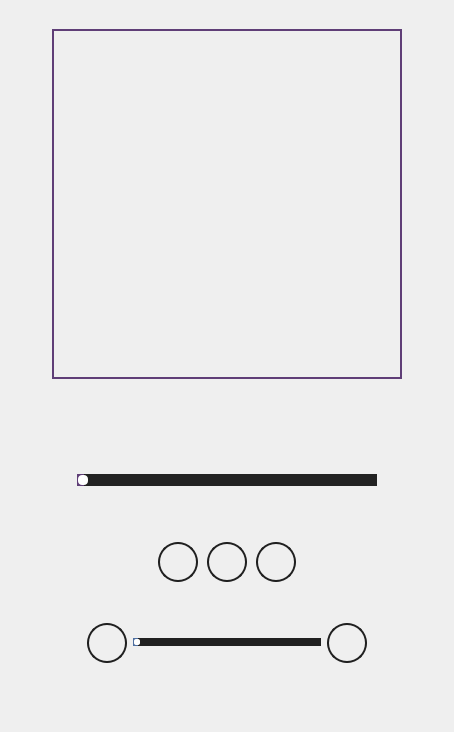
         <widget class="QWidget" name="playerWidget">
          <layout class="QGridLayout" name="gridLayout_7">
           <property name="leftMargin">
            <number>0</number>
           </property>
           <property name="topMargin">
            <number>0</number>
           </property>
           <property name="rightMargin">
            <number>0</number>
           </property>
           <property name="bottomMargin">
            <number>0</number>
           </property>
           <property name="spacing">
            <number>0</number>
           </property>
           <item row="0" column="0">
            <widget class="QFrame" name="framePlayerContainer">
             <property name="styleSheet">
              <string notr="true">QFrame {

	background-color : transparent;

}</string>
             </property>
             <property name="frameShape">
              <enum>QFrame::NoFrame</enum>
             </property>
             <property name="frameShadow">
              <enum>QFrame::Plain</enum>
             </property>
             <property name="lineWidth">
              <number>0</number>
             </property>
             <layout class="QGridLayout" name="gridLayout_5" rowstretch="0,0" columnstretch="0">
              <property name="leftMargin">
               <number>9</number>
              </property>
              <property name="topMargin">
               <number>9</number>
              </property>
              <property name="rightMargin">
               <number>9</number>
              </property>
              <property name="bottomMargin">
               <number>9</number>
              </property>
              <property name="spacing">
               <number>9</number>
              </property>
              <item row="0" column="0">
               <spacer name="verticalSpacer_14">
                <property name="orientation">
                 <enum>Qt::Vertical</enum>
                </property>
                <property name="sizeType">
                 <enum>QSizePolicy::Fixed</enum>
                </property>
                <property name="sizeHint" stdset="0">
                 <size>
                  <width>20</width>
                  <height>10</height>
                 </size>
                </property>
               </spacer>
              </item>
              <item row="1" column="0">
               <widget class="QFrame" name="framePlayer">
                <property name="styleSheet">
                 <string notr="true">QFrame {

	background-color : transparent;

}</string>
                </property>
                <property name="frameShape">
                 <enum>QFrame::NoFrame</enum>
                </property>
                <property name="frameShadow">
                 <enum>QFrame::Plain</enum>
                </property>
                <property name="lineWidth">
                 <number>0</number>
                </property>
                <layout class="QGridLayout" name="gridLayout_9">
                 <property name="leftMargin">
                  <number>0</number>
                 </property>
                 <property name="topMargin">
                  <number>0</number>
                 </property>
                 <property name="rightMargin">
                  <number>0</number>
                 </property>
                 <property name="bottomMargin">
                  <number>0</number>
                 </property>
                 <property name="spacing">
                  <number>0</number>
                 </property>
                 <item row="0" column="0">
                  <widget class="QFrame" name="framePlayerContent">
                   <property name="styleSheet">
                    <string notr="true">QFrame {

	background-color : transparent;

}</string>
                   </property>
                   <property name="frameShape">
                    <enum>QFrame::NoFrame</enum>
                   </property>
                   <property name="frameShadow">
                    <enum>QFrame::Plain</enum>
                   </property>
                   <property name="lineWidth">
                    <number>0</number>
                   </property>
                   <layout class="QGridLayout" name="gridLayout_10">
                    <property name="leftMargin">
                     <number>0</number>
                    </property>
                    <property name="topMargin">
                     <number>0</number>
                    </property>
                    <property name="rightMargin">
                     <number>0</number>
                    </property>
                    <property name="bottomMargin">
                     <number>0</number>
                    </property>
                    <property name="spacing">
                     <number>0</number>
                    </property>
                    <item row="4" column="0" alignment="Qt::AlignHCenter">
                     <widget class="QLabel" name="labelAlbum">
                      <property name="styleSheet">
                       <string notr="true">QLabel {
	font : 80 16pt &quot;Microsoft JhengHei UI&quot; bold;
	color : #FFFFFF;
	border-radius : 0px;
	text-align : left;
	padding-left: 5px;
}

QLabel::hover {
	color : #4F6FA0;
}
</string>
                      </property>
                      <property name="text">
                       <string/>
                      </property>
                     </widget>
                    </item>
                    <item row="6" column="0" alignment="Qt::AlignHCenter">
                     <widget class="QLabel" name="labelArtist">
                      <property name="styleSheet">
                       <string notr="true">QLabel {
	font : 80 13pt &quot;Microsoft JhengHei UI&quot; bold;
	color : #FFFFFF;
	border-radius : 0px;
	text-align : left;
	padding-left: 5px;
}

QLabel::hover {
	color : #4F6FA0;
}
</string>
                      </property>
                      <property name="text">
                       <string/>
                      </property>
                     </widget>
                    </item>
                    <item row="7" column="0">
                     <spacer name="verticalSpacer_2">
                      <property name="orientation">
                       <enum>Qt::Vertical</enum>
                      </property>
                      <property name="sizeType">
                       <enum>QSizePolicy::Fixed</enum>
                      </property>
                      <property name="sizeHint" stdset="0">
                       <size>
                        <width>20</width>
                        <height>20</height>
                       </size>
                      </property>
                     </spacer>
                    </item>
                    <item row="1" column="0" alignment="Qt::AlignHCenter">
                     <widget class="QLabel" name="labelCoverArt">
                      <property name="minimumSize">
                       <size>
                        <width>350</width>
                        <height>350</height>
                       </size>
                      </property>
                      <property name="maximumSize">
                       <size>
                        <width>350</width>
                        <height>350</height>
                       </size>
                      </property>
                      <property name="styleSheet">
                       <string notr="true">QLabel {

	border : 2px solid #5F3E77;

}</string>
                      </property>
                      <property name="text">
                       <string/>
                      </property>
                      <property name="scaledContents">
                       <bool>true</bool>
                      </property>
                     </widget>
                    </item>
                    <item row="8" column="0">
                     <widget class="QFrame" name="framePlayerControl">
                      <property name="styleSheet">
                       <string notr="true">QFrame {

	background-color : transparent;

}</string>
                      </property>
                      <property name="frameShape">
                       <enum>QFrame::StyledPanel</enum>
                      </property>
                      <property name="frameShadow">
                       <enum>QFrame::Raised</enum>
                      </property>
                      <layout class="QGridLayout" name="gridLayout_14">
                       <item row="0" column="2">
                        <widget class="QSlider" name="horizontalSliderTime">
                         <property name="minimumSize">
                          <size>
                           <width>300</width>
                           <height>0</height>
                          </size>
                         </property>
                         <property name="styleSheet">
                          <string notr="true">QSlider::groove:horizontal {
	border: 1px solid #333333;
	height: 10px;
}

QSlider::handle:horizontal {
	width : 10px;
	height : 10px;
	border : 2px;
	border-radius : 4px;
	background-color : #FFFFFF;
}

QSlider::add-page:qlineargradient {
	background: #222222;
	border-top-right-radius: 9px;
	border-bottom-right-radius: 9px;
	border-top-left-radius: 9px;
	border-bottom-left-radius: 9px;
}

QSlider::sub-page:qlineargradient {
	background: #5F3E77;
	border-top-right-radius: 0px;
	border-bottom-right-radius: 0px;
	border-top-left-radius: 9px;
	border-bottom-left-radius: 9px;
}</string>
                         </property>
                         <property name="orientation">
                          <enum>Qt::Horizontal</enum>
                         </property>
                        </widget>
                       </item>
                       <item row="4" column="2">
                        <widget class="QFrame" name="frameVolume">
                         <property name="styleSheet">
                          <string notr="true">QFrame {

	background-color : transparent;

}</string>
                         </property>
                         <property name="frameShape">
                          <enum>QFrame::StyledPanel</enum>
                         </property>
                         <property name="frameShadow">
                          <enum>QFrame::Raised</enum>
                         </property>
                         <layout class="QGridLayout" name="gridLayout_12">
                          <item row="0" column="0">
                           <widget class="QPushButton" name="pushButtonVolume">
                            <property name="minimumSize">
                             <size>
                              <width>40</width>
                              <height>40</height>
                             </size>
                            </property>
                            <property name="maximumSize">
                             <size>
                              <width>40</width>
                              <height>40</height>
                             </size>
                            </property>
                            <property name="styleSheet">
                             <string notr="true">QPushButton {
    color: #333333;
    border: 2px solid #202020;
    border-radius: 20px;
    /*border-style: outset;*/
    padding: 5px;
}

QPushButton:hover {
    background: #202020;
}

QPushButton:pressed {
    border-style: inset;
    background: qradialgradient(
        cx: 0.4, cy: -0.1, fx: 0.4, fy: -0.1,
        radius: 1.35, stop: 0 #fff, stop: 1 #ddd);
}</string>
                            </property>
                            <property name="text">
                             <string/>
                            </property>
                            <property name="icon">
                             <iconset>
                              <normaloff>../img/icons/24x24/cil-volume-high.png</normaloff>../img/icons/24x24/cil-volume-high.png</iconset>
                            </property>
                            <property name="iconSize">
                             <size>
                              <width>24</width>
                              <height>24</height>
                             </size>
                            </property>
                           </widget>
                          </item>
                          <item row="0" column="1">
                           <widget class="QSlider" name="horizontalSliderVolume">
                            <property name="styleSheet">
                             <string notr="true">QSlider::groove:horizontal {
	border: 1px solid #202020;
	height:  6px;
}

QSlider::handle:horizontal {
	width :  6px;
	height : 6px;
	border : 2px;
	border-radius : 2px;
	background-color : #FFFFFF;
}

QSlider::add-page:qlineargradient {
	background: #202020;
	border-top-right-radius: 9px;
	border-bottom-right-radius: 9px;
	border-top-left-radius: 0px;
	border-bottom-left-radius: 0px;
}

QSlider::sub-page:qlineargradient {
	background: #4F6FA0;
	border-top-right-radius: 0px;
	border-bottom-right-radius: 0px;
	border-top-left-radius: 9px;
	border-bottom-left-radius: 9px;
}</string>
                            </property>
                            <property name="orientation">
                             <enum>Qt::Horizontal</enum>
                            </property>
                           </widget>
                          </item>
                          <item row="0" column="2">
                           <widget class="QPushButton" name="pushButtonAddFavorite">
                            <property name="minimumSize">
                             <size>
                              <width>40</width>
                              <height>40</height>
                             </size>
                            </property>
                            <property name="maximumSize">
                             <size>
                              <width>40</width>
                              <height>40</height>
                             </size>
                            </property>
                            <property name="styleSheet">
                             <string notr="true">QPushButton {
    color: #333333;
    border: 2px solid #202020;
    border-radius: 20px;

    padding: 5px;
}

QPushButton:hover {
    background: #202020;
}

QPushButton:pressed {
    border-style: inset;
    background: #AD3F3F;
}</string>
                            </property>
                            <property name="text">
                             <string/>
                            </property>
                            <property name="icon">
                             <iconset>
                              <normaloff>../img/icons/24x24/cil-heart.png</normaloff>../img/icons/24x24/cil-heart.png</iconset>
                            </property>
                            <property name="iconSize">
                             <size>
                              <width>24</width>
                              <height>24</height>
                             </size>
                            </property>
                           </widget>
                          </item>
                         </layout>
                        </widget>
                       </item>
                       <item row="0" column="4">
                        <spacer name="horizontalSpacer_5">
                         <property name="orientation">
                          <enum>Qt::Horizontal</enum>
                         </property>
                         <property name="sizeHint" stdset="0">
                          <size>
                           <width>40</width>
                           <height>20</height>
                          </size>
                         </property>
                        </spacer>
                       </item>
                       <item row="1" column="2">
                        <spacer name="verticalSpacer_3">
                         <property name="orientation">
                          <enum>Qt::Vertical</enum>
                         </property>
                         <property name="sizeType">
                          <enum>QSizePolicy::Fixed</enum>
                         </property>
                         <property name="sizeHint" stdset="0">
                          <size>
                           <width>20</width>
                           <height>40</height>
                          </size>
                         </property>
                        </spacer>
                       </item>
                       <item row="2" column="2">
                        <widget class="QFrame" name="frameControl">
                         <property name="minimumSize">
                          <size>
                           <width>0</width>
                           <height>50</height>
                          </size>
                         </property>
                         <property name="maximumSize">
                          <size>
                           <width>16777215</width>
                           <height>50</height>
                          </size>
                         </property>
                         <property name="styleSheet">
                          <string notr="true">QFrame {

	background-color : transparent;

}</string>
                         </property>
                         <property name="frameShape">
                          <enum>QFrame::StyledPanel</enum>
                         </property>
                         <property name="frameShadow">
                          <enum>QFrame::Raised</enum>
                         </property>
                         <layout class="QGridLayout" name="gridLayout_6">
                          <property name="leftMargin">
                           <number>0</number>
                          </property>
                          <property name="topMargin">
                           <number>0</number>
                          </property>
                          <property name="rightMargin">
                           <number>0</number>
                          </property>
                          <property name="bottomMargin">
                           <number>0</number>
                          </property>
                          <property name="horizontalSpacing">
                           <number>9</number>
                          </property>
                          <property name="verticalSpacing">
                           <number>0</number>
                          </property>
                          <item row="0" column="5">
                           <spacer name="horizontalSpacer_3">
                            <property name="orientation">
                             <enum>Qt::Horizontal</enum>
                            </property>
                            <property name="sizeHint" stdset="0">
                             <size>
                              <width>40</width>
                              <height>20</height>
                             </size>
                            </property>
                           </spacer>
                          </item>
                          <item row="0" column="4">
                           <widget class="QPushButton" name="pushButtonNext">
                            <property name="minimumSize">
                             <size>
                              <width>40</width>
                              <height>40</height>
                             </size>
                            </property>
                            <property name="maximumSize">
                             <size>
                              <width>40</width>
                              <height>40</height>
                             </size>
                            </property>
                            <property name="styleSheet">
                             <string notr="true">QPushButton {
    color: #333333;
    border: 2px solid #202020;
    border-radius: 20px;
    /*border-style: outset;*/
    padding: 5px;
}

QPushButton:hover {
    background: #202020;
}

QPushButton:pressed {
    border-style: inset;
    background: qradialgradient(
        cx: 0.4, cy: -0.1, fx: 0.4, fy: -0.1,
        radius: 1.35, stop: 0 #fff, stop: 1 #ddd);
}</string>
                            </property>
                            <property name="text">
                             <string/>
                            </property>
                            <property name="icon">
                             <iconset>
                              <normaloff>img/icons/24x24/cil-media-step-forward.png</normaloff>img/icons/24x24/cil-media-step-forward.png</iconset>
                            </property>
                            <property name="iconSize">
                             <size>
                              <width>24</width>
                              <height>24</height>
                             </size>
                            </property>
                            <property name="flat">
                             <bool>true</bool>
                            </property>
                           </widget>
                          </item>
                          <item row="0" column="1">
                           <spacer name="horizontalSpacer_4">
                            <property name="orientation">
                             <enum>Qt::Horizontal</enum>
                            </property>
                            <property name="sizeHint" stdset="0">
                             <size>
                              <width>40</width>
                              <height>20</height>
                             </size>
                            </property>
                           </spacer>
                          </item>
                          <item row="0" column="2">
                           <widget class="QPushButton" name="pushButtonPrevious">
                            <property name="minimumSize">
                             <size>
                              <width>40</width>
                              <height>40</height>
                             </size>
                            </property>
                            <property name="maximumSize">
                             <size>
                              <width>40</width>
                              <height>40</height>
                             </size>
                            </property>
                            <property name="styleSheet">
                             <string notr="true">QPushButton {
    color: #333333;
    border: 2px solid #202020;
    border-radius: 20px;
    /*border-style: outset;*/
    padding: 5px;
}

QPushButton:hover {
    background: #202020;
}

QPushButton:pressed {
    border-style: inset;
    background: qradialgradient(
        cx: 0.4, cy: -0.1, fx: 0.4, fy: -0.1,
        radius: 1.35, stop: 0 #fff, stop: 1 #ddd);
}</string>
                            </property>
                            <property name="text">
                             <string/>
                            </property>
                            <property name="icon">
                             <iconset>
                              <normaloff>img/icons/24x24/cil-media-step-backward.png</normaloff>img/icons/24x24/cil-media-step-backward.png</iconset>
                            </property>
                            <property name="iconSize">
                             <size>
                              <width>24</width>
                              <height>24</height>
                             </size>
                            </property>
                            <property name="flat">
                             <bool>true</bool>
                            </property>
                           </widget>
                          </item>
                          <item row="0" column="3">
                           <widget class="QPushButton" name="pushButtonPlay">
                            <property name="minimumSize">
                             <size>
                              <width>40</width>
                              <height>40</height>
                             </size>
                            </property>
                            <property name="maximumSize">
                             <size>
                              <width>40</width>
                              <height>40</height>
                             </size>
                            </property>
                            <property name="styleSheet">
                             <string notr="true">QPushButton {
    color: #333333;
    border: 2px solid #202020;
    border-radius: 20px;
    /*border-style: outset;*/
    padding: 5px;
}

QPushButton:hover {
    background: #202020;
}

QPushButton:pressed {
    border-style: inset;
    background: qradialgradient(
        cx: 0.4, cy: -0.1, fx: 0.4, fy: -0.1,
        radius: 1.35, stop: 0 #fff, stop: 1 #ddd);
}</string>
                            </property>
                            <property name="text">
                             <string/>
                            </property>
                            <property name="icon">
                             <iconset>
                              <normaloff>img/icons/24x24/cil-media-play.png</normaloff>img/icons/24x24/cil-media-play.png</iconset>
                            </property>
                            <property name="iconSize">
                             <size>
                              <width>24</width>
                              <height>24</height>
                             </size>
                            </property>
                            <property name="flat">
                             <bool>true</bool>
                            </property>
                           </widget>
                          </item>
                         </layout>
                        </widget>
                       </item>
                       <item row="5" column="2" alignment="Qt::AlignHCenter">
                        <widget class="QLabel" name="labelBitrate">
                         <property name="styleSheet">
                          <string notr="true">QLabel {
	font : 22 11pt &quot;Microsoft JhengHei UI&quot; bold;
	color : #FFFFFF;
	border-radius : 0px;
	text-align : left;
	padding-left: 5px;
}</string>
                         </property>
                         <property name="text">
                          <string/>
                         </property>
                        </widget>
                       </item>
                       <item row="3" column="2">
                        <spacer name="verticalSpacer_4">
                         <property name="orientation">
                          <enum>Qt::Vertical</enum>
                         </property>
                         <property name="sizeType">
                          <enum>QSizePolicy::Fixed</enum>
                         </property>
                         <property name="sizeHint" stdset="0">
                          <size>
                           <width>20</width>
                           <height>20</height>
                          </size>
                         </property>
                        </spacer>
                       </item>
                       <item row="0" column="3">
                        <widget class="QLabel" name="labelDurationTime">
                         <property name="styleSheet">
                          <string notr="true">QLabel {
	font : 80 8pt &quot;Microsoft JhengHei UI&quot; bold;
	color : #FFFFFF;
	border-radius : 0px;
	text-align : left;
	padding-left: 5px;
}</string>
                         </property>
                         <property name="text">
                          <string/>
                         </property>
                        </widget>
                       </item>
                       <item row="0" column="1">
                        <widget class="QLabel" name="labelCurrentTime">
                         <property name="styleSheet">
                          <string notr="true">QLabel {
	font : 80 8pt &quot;Microsoft JhengHei UI&quot; bold;
	color : #FFFFFF;
	border-radius : 0px;
	text-align : left;
	padding-left: 5px;
}</string>
                         </property>
                         <property name="text">
                          <string/>
                         </property>
                        </widget>
                       </item>
                       <item row="6" column="2" alignment="Qt::AlignHCenter">
                        <widget class="QLabel" name="labelCodec">
                         <property name="styleSheet">
                          <string notr="true">QLabel {
	font : 22 9pt &quot;Microsoft JhengHei UI&quot; bold;
	color : #FFFFFF;
	border-radius : 0px;
	text-align : left;
	padding-left: 5px;
}</string>
                         </property>
                         <property name="text">
                          <string/>
                         </property>
                        </widget>
                       </item>
                       <item row="0" column="0">
                        <spacer name="horizontalSpacer_8">
                         <property name="orientation">
                          <enum>Qt::Horizontal</enum>
                         </property>
                         <property name="sizeHint" stdset="0">
                          <size>
                           <width>40</width>
                           <height>20</height>
                          </size>
                         </property>
                        </spacer>
                       </item>
                      </layout>
                      <zorder>labelCurrentTime</zorder>
                      <zorder>frameControl</zorder>
                      <zorder>frameVolume</zorder>
                      <zorder>labelCodec</zorder>
                      <zorder>labelBitrate</zorder>
                      <zorder>horizontalSpacer_5</zorder>
                      <zorder>horizontalSliderTime</zorder>
                      <zorder>labelDurationTime</zorder>
                     </widget>
                    </item>
                    <item row="0" column="0">
                     <spacer name="verticalSpacer">
                      <property name="orientation">
                       <enum>Qt::Vertical</enum>
                      </property>
                      <property name="sizeType">
                       <enum>QSizePolicy::Fixed</enum>
                      </property>
                      <property name="sizeHint" stdset="0">
                       <size>
                        <width>20</width>
                        <height>10</height>
                       </size>
                      </property>
                     </spacer>
                    </item>
                    <item row="3" column="0" alignment="Qt::AlignHCenter">
                     <widget class="QLabel" name="labelTitle">
                      <property name="styleSheet">
                       <string notr="true">QLabel {
	font : 77 18pt &quot;Microsoft JhengHei UI&quot;;
	color : #FFFFFF;
	border-radius : 0px;
	text-align : left;
	padding-left: 5px;
}

QLabel::hover {
	color : #4F6FA0;
}
</string>
                      </property>
                      <property name="frameShape">
                       <enum>QFrame::Panel</enum>
                      </property>
                      <property name="frameShadow">
                       <enum>QFrame::Plain</enum>
                      </property>
                      <property name="lineWidth">
                       <number>0</number>
                      </property>
                      <property name="text">
                       <string/>
                      </property>
                     </widget>
                    </item>
                    <item row="2" column="0">
                     <spacer name="verticalSpacer_20">
                      <property name="orientation">
                       <enum>Qt::Vertical</enum>
                      </property>
                      <property name="sizeType">
                       <enum>QSizePolicy::Fixed</enum>
                      </property>
                      <property name="sizeHint" stdset="0">
                       <size>
                        <width>20</width>
                        <height>20</height>
                       </size>
                      </property>
                     </spacer>
                    </item>
                   </layout>
                  </widget>
                 </item>
                </layout>
               </widget>
              </item>
             </layout>
            </widget>
           </item>
          </layout>
         </widget>
